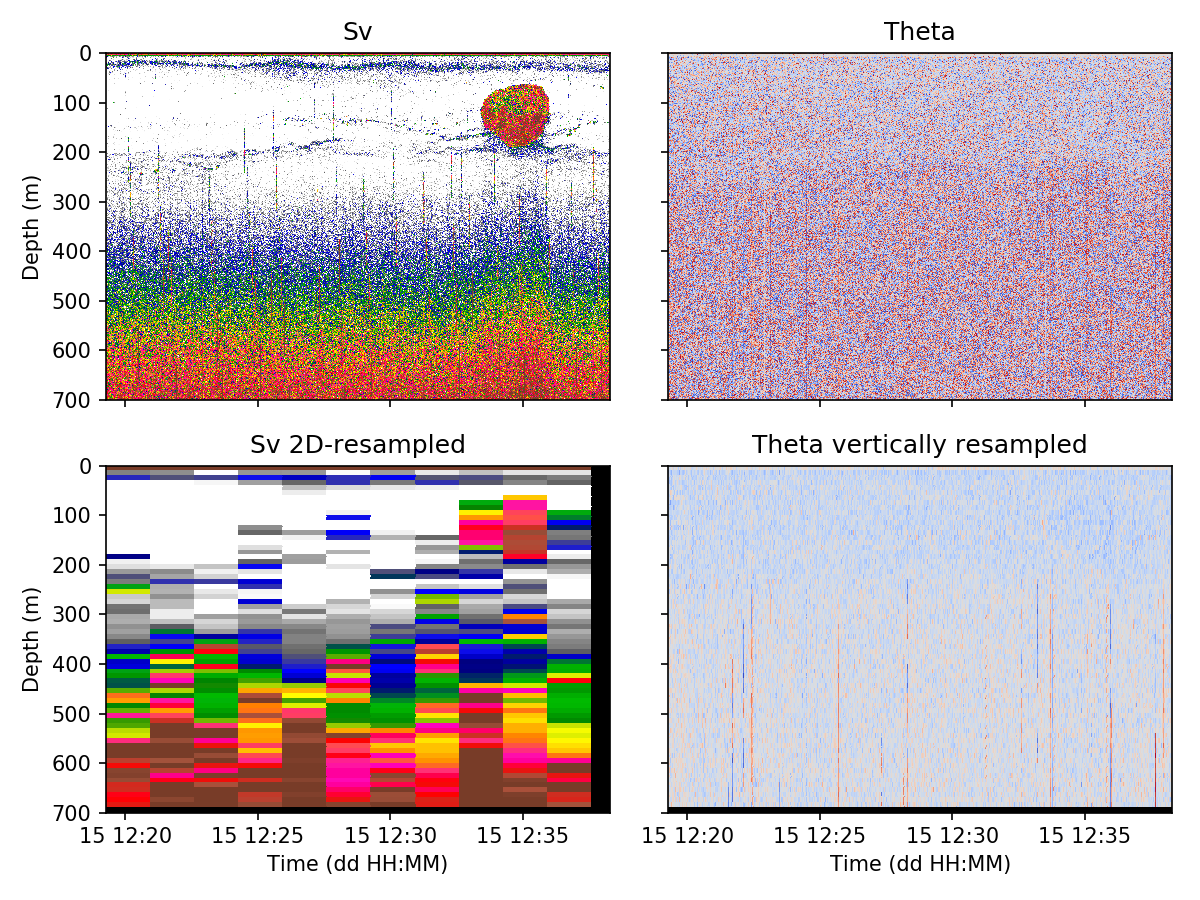

This figure's Python source:
#!/usr/bin/env python3
# -*- coding: utf-8 -*-
"""
Example resampling acoustic data.

Created on Thu Jul  4 16:27:55 2019
@author: Alejandro Ariza, British Antarctic Survey
"""
#------------------------------------------------------------------------------
# import modules
import os
import numpy as np
from echolab2.instruments import EK60
from echopy import resample as rs
import matplotlib.pyplot as plt
from echopy.cmaps import cmaps

#------------------------------------------------------------------------------
# load rawfile
path = os.path.abspath(os.path.join(os.path.dirname(__file__), '..', 'data'))
rawfile = os.path.join(path, 'JR230-D20091215-T121917.raw')
ek60    = EK60.EK60()
ek60.read_raw(rawfile)

#------------------------------------------------------------------------------
# get 38 kHz data
raw120   = ek60.get_raw_data(channel_number=1)
Sv120    = np.transpose(raw120.get_Sv().data)
theta120 = np.transpose(raw120.angles_alongship_e)
t120     = raw120.get_Sv().ping_time
r120     = raw120.get_Sv().range

#------------------------------------------------------------------------------
# Resample Sv in 2D, every 10 m in range and 100 seconds in time.
r120rs              = np.arange(r120[0], r120[-1], 10)
t120rs              = np.arange(t120[0], t120[-1], np.timedelta64(100, 's'))
Sv120rs, Sv120rsper = rs.twod(Sv120, r120, t120, r120rs, t120rs, log=True)

# By typing "log=True" the algorith knows that the variable to be resampled
# is in logarithmic scale (Sv) and need to be converted into linear before
# resampling and back to logarithmic after the resampling.

# "Sv120rs" is the resampled array, and "Sv120per" is the percentage of valid
# samples used in each resampling bin. It's a proxy of data quality.

#------------------------------------------------------------------------------
# Resample theta in 1D, every 10 m in the vertical.
r120rs                    = np.arange(r120[0], r120[-1], 10)
theta120rs, theta120rsper = rs.oned(theta120, r120, r120rs, log=False)

# This time we set "log=False" becaue theta is already at linear scale.
# "log=False" is the default, so might skip this setting. 

#------------------------------------------------------------------------------
# Resample Sv and theta back to full resolution.
Sv120rsf   , m120rsf_ = rs.full(Sv120rs   , r120rs, t120rs, r120, t120)
theta120rsf, m120rsf_ = rs.full(theta120rs, r120rs, t120  , r120, t120)

#------------------------------------------------------------------------------
# Figures
plt.figure(figsize=(8,6))

plt.subplot(221).invert_yaxis()
plt.pcolormesh(t120, r120, Sv120, vmin=-80, vmax=-50, cmap=cmaps().ek500)
plt.tick_params(labelbottom=False)
plt.ylabel('Depth (m)')
plt.title('Sv')

plt.subplot(222).invert_yaxis()
plt.pcolormesh(t120, r120, theta120, cmap=cmaps().coolwarm)
plt.tick_params(labelbottom=False)
plt.tick_params(labelleft=False)
plt.title('Theta')

plt.subplot(223).invert_yaxis()
plt.pcolormesh(t120, r120, Sv120rsf, vmin=-80, vmax=-50, cmap=cmaps().ek500)
plt.ylabel('Depth (m)')
plt.xlabel('Time (dd HH:MM)')
plt.title('Sv resampled')

plt.subplot(224).invert_yaxis()
plt.pcolormesh(t120, r120, theta120rsf, cmap=cmaps().coolwarm)
plt.tick_params(labelleft=False)
plt.xlabel('Time (dd HH:MM)')
plt.title('Theta resampled')

plt.show()
#plt.savefig('resampling.png', figsize=(8,6), dpi=150)